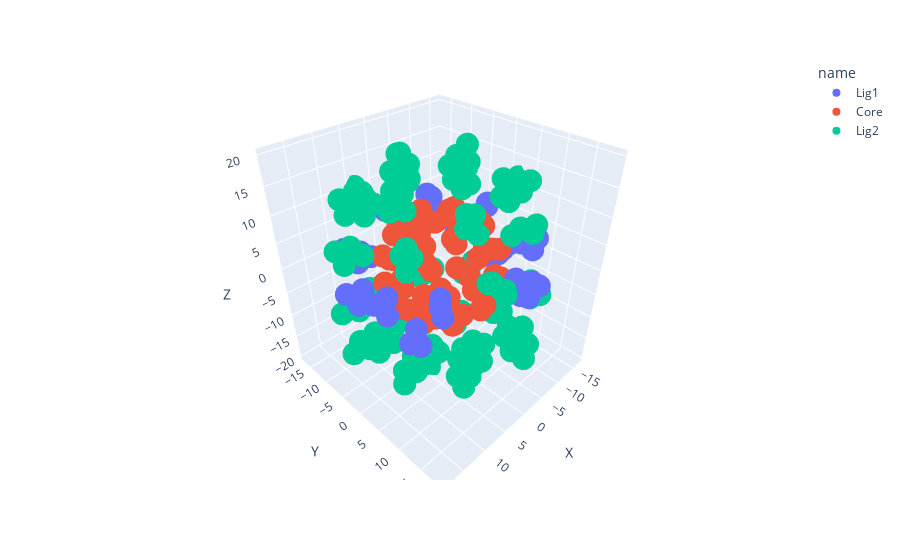

Source (notebook cell):
### Code cell
"""
Generating a Martini based NP - works both for Striped and Janus
"""
GroPath = "/home/sang/Desktop/GIT/Martini3-small-molecules/models/gros" # self-explanatory 
# ItpPath = "/home/sang/Desktop/GIT/Martini3-small-molecules/models/itps/cog-mono"  # not quite as self-explanatory
MIMILigandPath = GroPath + "/" + "1MIMI.gro" # First ligand 
NITLLigandPath = GroPath + "/" + "2NITL.gro" # Second ligand 
SphereList = GenerateCore(10, 50, "Striped") # Generate the NP core 
PandasNPDataframe, AttachmentList = AttachLigandsMartini([MIMILigandPath, NITLLigandPath], ['N1', 'N1'] , ['R3', 'R4'], 
                                         SphereList, 'Striped')

# Plotting the 3D plot of the new Martini NP 
fig = px.scatter_3d(PandasNPDataframe, x='X', y='Y', z='Z', color='name')
fig.show()
